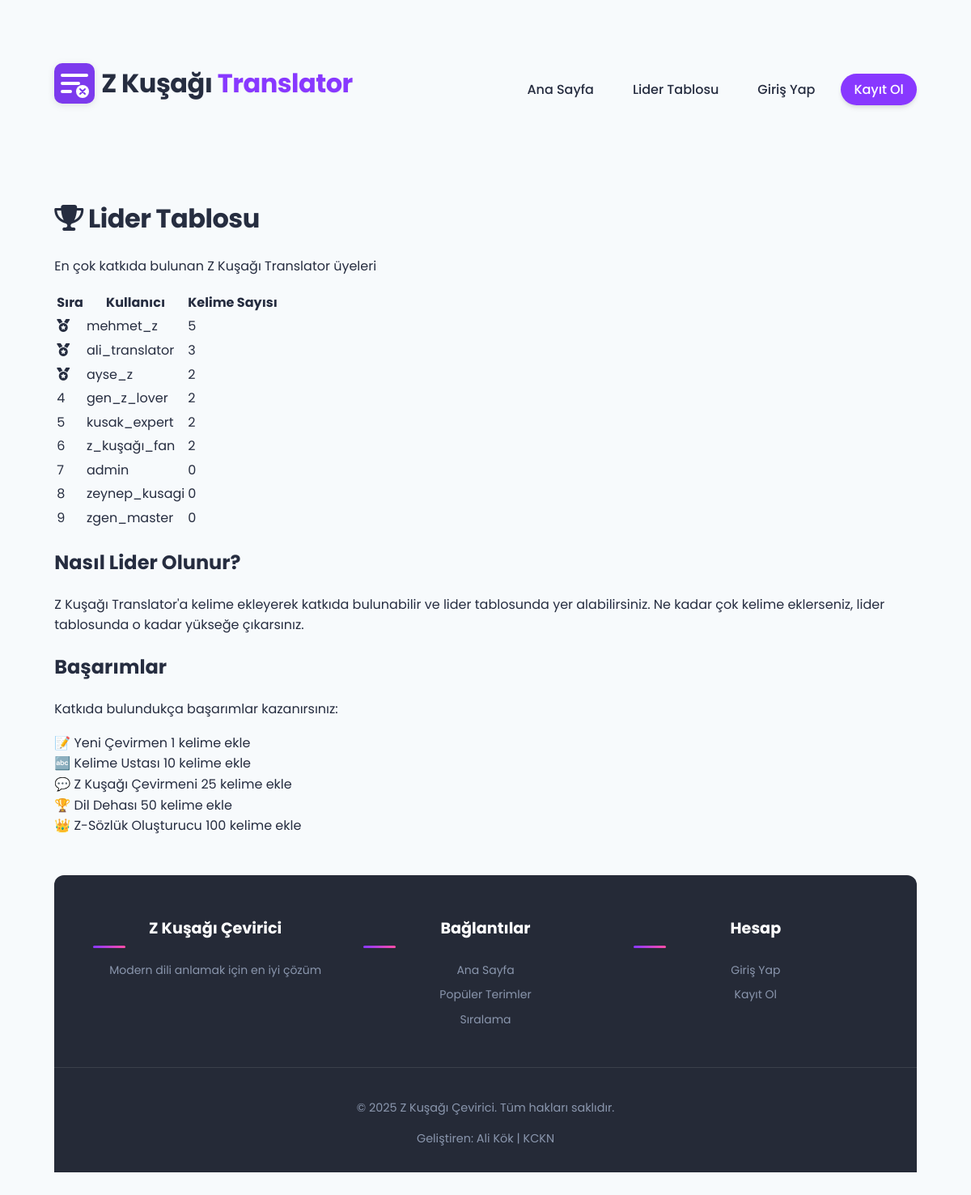
/leaderboard, run on an earlier commit of the app's database.
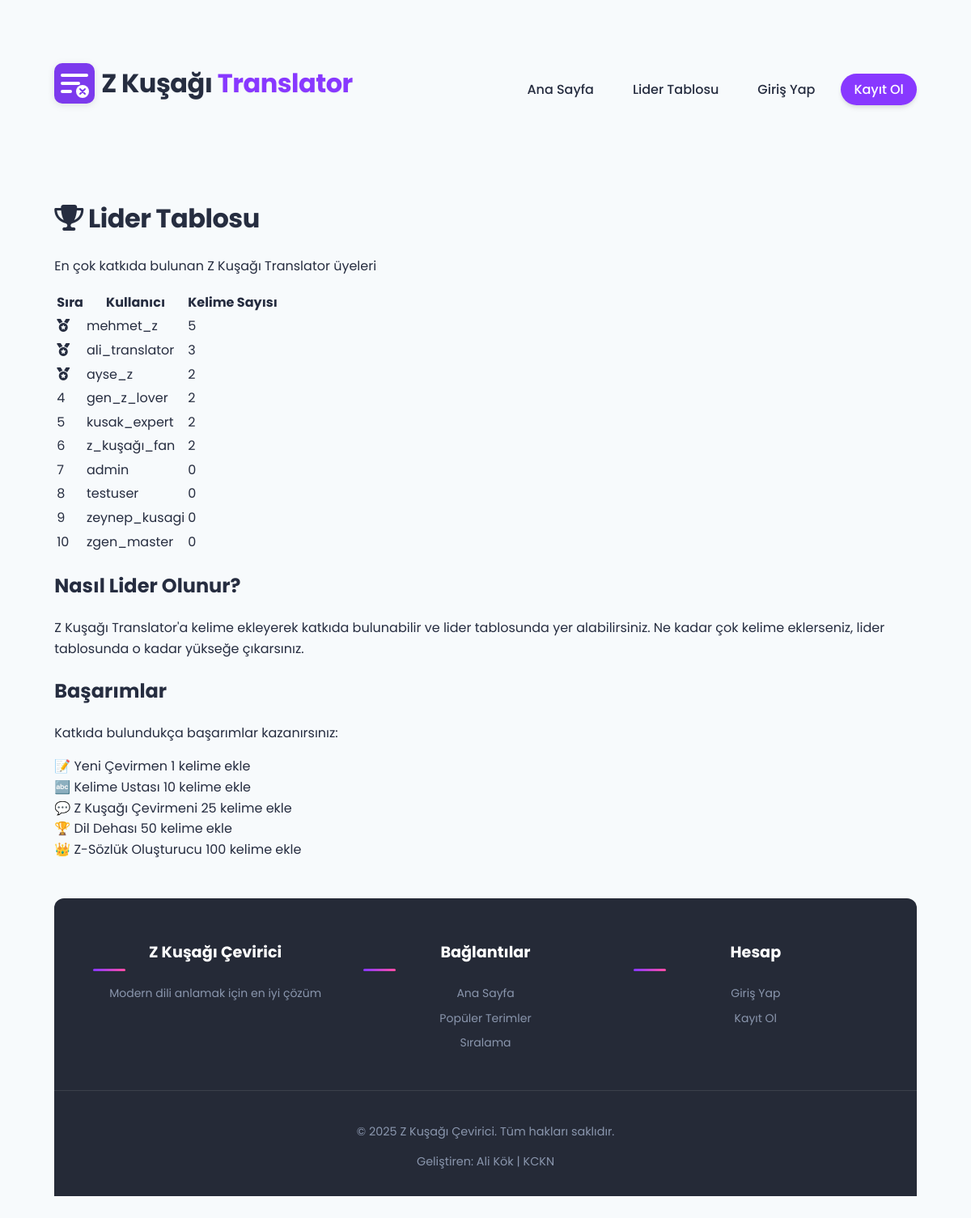
And on a later commit of the database.
### tables this page shows
CREATE TABLE users (
        id INTEGER PRIMARY KEY AUTOINCREMENT,
        username TEXT UNIQUE NOT NULL,
        email TEXT UNIQUE NOT NULL,
        password_hash TEXT NOT NULL,
        created_at TIMESTAMP DEFAULT CURRENT_TIMESTAMP,
        updated_at TIMESTAMP DEFAULT CURRENT_TIMESTAMP,
        contribution_count INTEGER DEFAULT 0,
        bio TEXT,
        is_admin INTEGER DEFAULT 0
    );

### app.py (the view)
@app.route('/leaderboard')
def leaderboard():
    try:
        user = None
        is_user_admin = False
        if 'user_id' in session:
            try:
                user = get_user_by_id(session['user_id'])
                is_user_admin = is_admin(session['user_id']) if user else False
            except Exception as e:
                logger.error(f"Leaderboard - kullanıcı bilgileri alınırken hata: {e}")
        top_contributors = get_top_contributors(20)
        return render_template('leaderboard.html',
                            contributors=top_contributors,
                            user=user,
                            is_admin=is_user_admin)
    except Exception as e:
        logger.error(f"Leaderboard sayfası yüklenirken hata: {e}")
        return render_template('error.html',
                            error_message="Liderlik tablosu yüklenirken bir hata oluştu.",
                            user=None)

### db_config.py (called while the page is built)
def get_db_connection():
    if 'DATABASE_URL' in os.environ or 'PGDATABASE' in os.environ:
        logger.info("PostgreSQL veritabanı kullanılıyor (Railway)")
        return get_postgres_connection()
    else:
        logger.info("SQLite veritabanı kullanılıyor (Railway PostgreSQL bulunamadı)")
        return get_sqlite_connection()

### templates/leaderboard.html (shortened to what this page needs)
{% extends "layout.html" %}
{% block content %}
<div class="leaderboard-container">
    <h1><i class="fas fa-trophy"></i> Lider Tablosu</h1>
    <p class="leaderboard-intro">En çok katkıda bulunan Z Kuşağı Translator üyeleri</p>
    <div class="leaderboard-table">
        <table class="contributor-table">
            <thead>
                <tr>
                    <th class="rank-column">Sıra</th>
                    <th class="user-column">Kullanıcı</th>
                    <th class="count-column">Kelime Sayısı</th>
                </tr>
            </thead>
            <tbody>
                {% if contributors %}
                    {% for contributor in contributors %}
                        <tr class="contributor-row {% if loop.index <= 3 %}top-{{ loop.index }}{% endif %}">
                            <td class="rank-column">
                                {% if loop.index == 1 %}
                                    <i class="fas fa-medal gold"></i>
                                {% elif loop.index == 2 %}
                                    <i class="fas fa-medal silver"></i>
                                {% elif loop.index == 3 %}
                                    <i class="fas fa-medal bronze"></i>
                                {% else %}
                                    {{ loop.index }}
                                {% endif %}
                            </td>
                            <td class="user-column">{{ contributor.username }}</td>
                            <td class="count-column">{{ contributor.contribution_count }}</td>
                        </tr>
                    {% endfor %}
                {% endif %}
            </tbody>
        </table>
    </div>
    <div class="leaderboard-info">
        <h2>Nasıl Lider Olunur?</h2>
        <p>Z Kuşağı Translator'a kelime ekleyerek katkıda bulunabilir ve lider tablosunda yer alabilirsiniz. Ne kadar çok kelime eklerseniz, lider tablosunda o kadar yükseğe çıkarsınız.</p>
        <h2>Başarımlar</h2>
        <p>Katkıda bulundukça başarımlar kazanırsınız:</p>
        <div class="achievements-list">
            <div class="achievement-item">
                <span class="achievement-icon">📝</span>
                <span class="achievement-name">Yeni Çevirmen</span>
                <span class="achievement-req">1 kelime ekle</span>
            </div>
            <div class="achievement-item">
                <span class="achievement-icon">🔤</span>
                <span class="achievement-name">Kelime Ustası</span>
                <span class="achievement-req">10 kelime ekle</span>
            </div>
            <div class="achievement-item">
                <span class="achievement-icon">💬</span>
                <span class="achievement-name">Z Kuşağı Çevirmeni</span>
                <span class="achievement-req">25 kelime ekle</span>
            </div>
            <div class="achievement-item">
                <span class="achievement-icon">🏆</span>
                <span class="achievement-name">Dil Dehası</span>
                <span class="achievement-req">50 kelime ekle</span>
            </div>
            <div class="achievement-item">
                <span class="achievement-icon">👑</span>
                <span class="achievement-name">Z-Sözlük Oluşturucu</span>
                <span class="achievement-req">100 kelime ekle</span>
            </div>
        </div>
    </div>
</div>
{% endblock %}

What changed in the data, as far as the page shows it:
added users: username "testuser", contribution_count "0"
